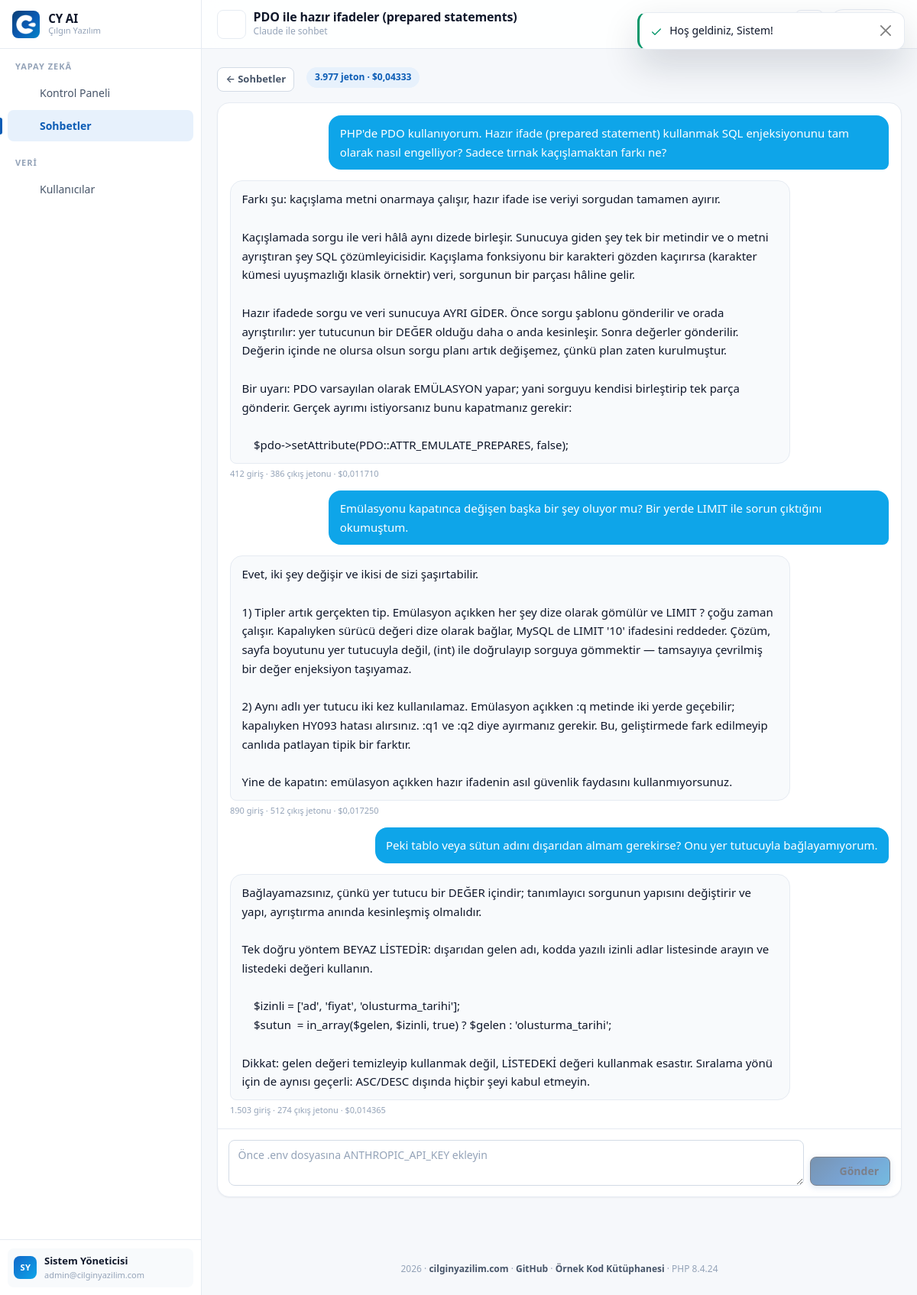
The app's page /chat/show?id=1 (signed in) with its own data.
### tables this page shows
CREATE TABLE `users` (
  `id`            INT UNSIGNED NOT NULL AUTO_INCREMENT,

  `name`          VARCHAR(150) NOT NULL,
  `surname`       VARCHAR(150) NOT NULL,

   
   
  `email`         VARCHAR(190) NOT NULL,

   
   
   
  `password`      VARCHAR(255) NOT NULL,

   
  `is_active`     TINYINT(1)   NOT NULL DEFAULT 1,

   
   
  `theme`         ENUM('light','dark') NOT NULL DEFAULT 'light',

  `last_login_at` DATETIME     NULL DEFAULT NULL,
  `created_at`    TIMESTAMP    NOT NULL DEFAULT CURRENT_TIMESTAMP,
  `updated_at`    TIMESTAMP    NULL DEFAULT NULL,

  PRIMARY KEY (`id`),

   
   
   
  UNIQUE KEY `uk_users_email` (`email`),

   
   
   
  KEY `idx_users_name`    (`name`),
  KEY `idx_users_surname` (`surname`),
  KEY `idx_users_active`  (`is_active`),
  KEY `idx_users_created` (`created_at`)
);

CREATE TABLE `ai_conversations` (
  `id`           INT UNSIGNED NOT NULL AUTO_INCREMENT,
  `user_id`      INT UNSIGNED NOT NULL,

  `title`        VARCHAR(150) NOT NULL,

   
   
  `total_tokens` INT UNSIGNED NOT NULL DEFAULT 0,

   
   
   
   
   
  `total_cost`   DECIMAL(12,8) NOT NULL DEFAULT 0,

  `created_at`   DATETIME NOT NULL,
  `updated_at`   DATETIME NOT NULL,

  PRIMARY KEY (`id`),

   
   
  KEY `idx_conv_user` (`user_id`, `updated_at`),

  CONSTRAINT `fk_conv_user` FOREIGN KEY (`user_id`)
      REFERENCES `users` (`id`) ON DELETE CASCADE
);

CREATE TABLE `ai_messages` (
  `id`              BIGINT UNSIGNED NOT NULL AUTO_INCREMENT,
  `conversation_id` INT UNSIGNED NOT NULL,

   
   
  `role`            ENUM('user','assistant') NOT NULL,

   
   
  `content`         MEDIUMTEXT NOT NULL,

   
   
  `thinking`        MEDIUMTEXT NULL DEFAULT NULL,

   
  `input_tokens`    INT UNSIGNED NOT NULL DEFAULT 0,
  `output_tokens`   INT UNSIGNED NOT NULL DEFAULT 0,
  `cost_usd`        DECIMAL(12,8) NOT NULL DEFAULT 0,

  `created_at`      DATETIME NOT NULL,

  PRIMARY KEY (`id`),

   
  KEY `idx_msg_conv` (`conversation_id`, `id`),

   
  CONSTRAINT `fk_msg_conv` FOREIGN KEY (`conversation_id`)
      REFERENCES `ai_conversations` (`id`) ON DELETE CASCADE
);

### app/Http/Controller.php (called while the page is built, shortened)
<?php
abstract class Controller
{
    public function __construct()
    {
        $this->db = Database::connection();
    }
    protected function view(string $view, array $data = [], ?string $layout = 'layouts/admin'): void
    {
        View::render($view, $data, $layout);
    }
}

### app/Http/Controllers/ChatController.php (called while the page is built, shortened)
<?php
final class ChatController extends Controller
{
    public function show(Request $request): void
    {
        $userId = (int) Auth::id();
        $id     = (int) $request->input('id');
        $repository   = $this->conversations();
        $conversation = $repository->find($userId, $id);
        $this->view('chat/show', [
            'title'        => $conversation['title'],
            'subtitle'     => 'Claude ile sohbet',
            'conversation' => $conversation,
            'messages'     => $repository->messages($id),
            'configured'   => ClaudeClient::isConfigured(),
            'scripts'      => ['chat.js'],
        ]);
    }
    private function conversations(): ConversationRepository
    {
        return new ConversationRepository($this->db);
    }
}

### app/Core/Router.php (called while the page is built, shortened)
<?php
final class Router
{
    private array $routes = [];
    private function add(string $verb, string $path, string $controller, string $method, array $middleware): self
    {
        $this->routes[$verb . ' ' . trim($path, '/')] = [$controller, $method, $middleware];
        return $this;
    }
    public static function currentPath(): string
    {
        $raw = (string) ($_GET['r'] ?? '');
        $clean = preg_replace('#[^a-zA-Z0-9/_-]#', '', $raw) ?? '';
        $clean = trim(preg_replace('#/+#', '/', $clean) ?? '', '/');
        return $clean === '' ? 'home' : $clean;
    }
    public static function basePath(): string
    {
        static $base = null;
        if ($base !== null) {
            return $base;
        }
        $dir = str_replace('\\', '/', dirname((string) ($_SERVER['SCRIPT_NAME'] ?? '/index.php')));
        return $base = ($dir === '/' || $dir === '.') ? '' : rtrim($dir, '/');
    }
    public function dispatch(Request $request): void
    {
        $path = self::currentPath();
        $verb = $request->method() === 'HEAD' ? 'GET' : $request->method();
        $key = $verb . ' ' . $path;
        [$controllerClass, $method, $middleware] = $this->routes[$key];
        $controller = new $controllerClass();
        $controller->{$method}($request);
    }
}

### index.php (called while the page is built, shortened)
<?php
require CY_BASE . '/app/Core/Autoloader.php';
require CY_BASE . '/app/Support/helpers.php';
$request = new Request();
View::share([
    'appName'     => Config::get('app.name'),
    'appBrand'    => Config::get('app.brand'),
    'currentUser' => Auth::user(),
]);
$router = require CY_BASE . '/routes/web.php';
$router->dispatch($request);

### app/Core/Config.php (called while the page is built, shortened)
<?php
final class Config
{
    private static array $items = [];
    public static function load(string $file): void
    {
        $data = require $file;
        self::$items = is_array($data) ? $data : [];
    }
    public static function get(string $key, mixed $default = null): mixed
    {
        $value = self::$items;
        foreach (explode('.', $key) as $segment) {
            $value = $value[$segment];
        }
        return $value;
    }
}

### app/Core/Autoloader.php (called while the page is built, shortened)
<?php
final class Autoloader
{
    public static function register(string $prefix, string $baseDir): void
    {
        $prefix  = rtrim($prefix, '\\') . '\\';
        $baseDir = rtrim($baseDir, '/\\') . DIRECTORY_SEPARATOR;
        spl_autoload_register(static function (string $class) use ($prefix, $baseDir): void {
            $relative = substr($class, strlen($prefix));
            $file = $baseDir . str_replace('\\', DIRECTORY_SEPARATOR, $relative) . '.php';
            $real = realpath($file);
        });
    }
}

### app/Core/Database.php (called while the page is built, shortened)
<?php
final class Database
{
    private static ?PDO $connection = null;
    public static function connection(): PDO
    {
        if (self::$connection instanceof PDO) {
            return self::$connection;
        }
        $dsn = sprintf(
            'mysql:host=%s;port=%d;dbname=%s;charset=%s',
            (string) Config::get('db.host'),
            (int) Config::get('db.port', 3306),
            (string) Config::get('db.name'),
            (string) Config::get('db.charset', 'utf8mb4')
        );
        try {
            self::$connection = new PDO(
                $dsn,
                (string) Config::get('db.user'),
                (string) Config::get('db.pass'),
                [
                    PDO::ATTR_ERRMODE => PDO::ERRMODE_EXCEPTION,
                    PDO::ATTR_DEFAULT_FETCH_MODE => PDO::FETCH_ASSOC,
                    PDO::ATTR_EMULATE_PREPARES => false,
                    PDO::ATTR_PERSISTENT => false,
                ]
            );
        } catch (PDOException $e) {
            error_log('[CY] Veritabani baglanti hatasi: ' . $e->getMessage());
            throw new RuntimeException(
                Config::get('app.debug')
                    ? 'Veritabanı bağlantı hatası: ' . $e->getMessage()
                    : 'Veritabanına bağlanılamadı. Lütfen daha sonra tekrar deneyin.',
                0,
                $e
            );
        }
        return self::$connection;
    }
}

### app/Core/Auth.php (called while the page is built, shortened)
<?php
final class Auth
{
    private static ?User $cached = null;
    private static bool $resolved = false;
    public static function user(): ?User
    {
        if (self::$resolved) {
            return self::$cached;
        }
        self::$resolved = true;
        $id = Session::get(self::SESSION_KEY);
        $user = (new UserRepository(Database::connection()))->find((int) $id);
        return self::$cached = $user;
    }
    public static function id(): ?int
    {
        return self::user()?->id;
    }
}

### app/Repositories/UserRepository.php (called while the page is built, shortened)
<?php
final class UserRepository
{
    public function find(int $id): ?User
    {
        $stmt = $this->db->prepare('SELECT * FROM users WHERE id = :id LIMIT 1');
        $stmt->execute([':id' => $id]);
        $row = $stmt->fetch();
        return $row ? User::fromRow($row) : null;
    }
}

### app/Core/Session.php (called while the page is built, shortened)
<?php
final class Session
{
    public static function get(string $key, mixed $default = null): mixed
    {
        return $_SESSION[$key] ?? $default;
    }
}

### app/Core/Request.php (called while the page is built, shortened)
<?php
final class Request
{
    private array $query;
    private array $body;
    public function __construct()
    {
        $this->query = $_GET;
        $this->body  = $_POST;
    }
    public function input(string $key, string $default = ''): string
    {
        $value = $this->body[$key] ?? $this->query[$key] ?? $default;
        return is_scalar($value) ? trim((string) $value) : $default;
    }
}

### app/Repositories/ConversationRepository.php (called while the page is built, shortened)
<?php
final class ConversationRepository
{
    public function find(int $userId, int $id): ?array
    {
        $stmt = $this->db->prepare(
            'SELECT * FROM ai_conversations WHERE id = :id AND user_id = :user'
        );
        $stmt->execute([':id' => $id, ':user' => $userId]);
        $row = $stmt->fetch();
        return $row === false ? null : $row;
    }
    public function messages(int $conversationId): array
    {
        $stmt = $this->db->prepare(
            'SELECT * FROM ai_messages WHERE conversation_id = :id ORDER BY id ASC'
        );
        $stmt->execute([':id' => $conversationId]);
        return $stmt->fetchAll();
    }
}

### app/Models/User.php (called while the page is built, shortened)
<?php
final class User
{
    public function fullName(): string
    {
        return trim($this->name . ' ' . $this->surname);
    }
    public function initials(): string
    {
        $first = mb_substr($this->name, 0, 1, 'UTF-8');
        $last  = mb_substr($this->surname, 0, 1, 'UTF-8');
        return mb_strtoupper($first . $last, 'UTF-8');
    }
}

### views/chat/show.php (the view, shortened to what this page needs)
<div class="cy-page-head cy-page-head--compact">
    <a class="btn cy-btn cy-btn--sm cy-btn--ghost" href="<?= e(url('chat')) ?>">
        ← Sohbetler
    </a>
    <span class="cy-badge cy-badge--brand">
        <?= number_format((int) $conversation['total_tokens'], 0, ',', '.') ?> jeton ·
        $<?= number_format((float) $conversation['total_cost'], 5, ',', '.') ?>
    </span>
</div>
<div class="cy-card cy-chat" id="cy_chat"
     data-conversation="<?= (int) $conversation['id'] ?>">
    <div class="cy-chat__thread" id="chat_thread">
        <?php foreach ($messages as $message): ?>
            <div class="cy-msg cy-msg--<?= e($message['role']) ?>">
                <div class="cy-msg__bubble"><?= e(trim((string) $message['content'])) ?></div>
                <?php if ($message['role'] === 'assistant' && (int) $message['output_tokens'] > 0): ?>
                    <div class="cy-msg__meta">
                        <?= number_format((int) $message['input_tokens'], 0, ',', '.') ?> giriş ·
                        <?= number_format((int) $message['output_tokens'], 0, ',', '.') ?> çıkış jetonu ·
                        $<?= number_format((float) $message['cost_usd'], 6, ',', '.') ?>
                    </div>
                <?php endif; ?>
            </div>
        <?php endforeach; ?>
    </div>
    <form class="cy-chat__form" id="chat_form" novalidate>
        <textarea class="form-control" id="chat_input" rows="2" maxlength="8000"
                  placeholder="<?= $configured
                      ? 'Mesajınızı yazın… (Ctrl+Enter ile gönderin)'
                      : 'Önce .env dosyasına ANTHROPIC_API_KEY ekleyin' ?>"
                  <?= $configured ? '' : 'disabled' ?>></textarea>
        <button type="submit" class="btn cy-btn cy-btn--primary" id="chat_send"
                <?= $configured ? '' : 'disabled' ?>>
            <?= icon('chevron', 'cy-icon cy-icon--sm') ?>
            <span>Gönder</span>
        </button>
    </form>
</div>

### views/partials/sidebar.php (shortened to what this page needs)
<?php
$user = $currentUser ?? null;
$menu = Config::get('menu', []);
?>
<aside class="cy-sidebar" id="cy_sidebar" aria-label="Ana gezinme">
    <a class="cy-sidebar__brand" href="<?= e(url('dashboard')) ?>">
        <span class="cy-sidebar__logo">
            <img src="<?= e(asset('images/logo.png')) ?>" alt="">
        </span>
        <span class="cy-sidebar__title">
            <strong><?= e($appName ?? '') ?></strong>
            <span><?= e($appBrand ?? 'Çılgın Yazılım') ?></span>
        </span>
    </a>
    <nav class="cy-sidebar__nav">
        <?php foreach ($menu as $group): ?>
            <div class="cy-nav-group">
                <span class="cy-nav-group__label"><?= e($group['label']) ?></span>
                <?php foreach ($group['items'] as $item): ?>
                    <a class="cy-nav-link<?= is_route($item['route']) ? ' is-active' : '' ?>"
                       href="<?= e(url($item['route'])) ?>"
                       data-title="<?= e($item['label']) ?>"
                       <?= is_route($item['route']) ? 'aria-current="page"' : '' ?>>
                        <?= icon($item['icon']) ?>
                        <span class="cy-nav-link__text"><?= e($item['label']) ?></span>
                    </a>
                <?php endforeach; ?>
            </div>
        <?php endforeach; ?>
    </nav>
    <?php if ($user !== null): ?>
        <div class="cy-sidebar__footer">
            <div class="cy-side-user">
                <span class="cy-avatar cy-avatar--sm cy-avatar--initial"><?= e($user->initials()) ?></span>
                <span class="cy-side-user__info">
                    <span class="cy-side-user__name"><?= e($user->fullName()) ?></span>
                    <span class="cy-side-user__role"><?= e($user->email) ?></span>
                </span>
            </div>
        </div>
    <?php endif; ?>
</aside>

### records on screen
users: $user->initials() "SY", $user->fullName() "Sistem Yöneticisi", email "admin@cilginyazilim.com"
ai_conversations: total_tokens "3.977", total_cost "0,04333"
ai_messages: content "PHP'de PDO kullanıyorum. Hazır ifade (prepared statement) kullanmak SQL enjeksiyonunu tam olarak nasıl engelliyor? Sadece tırnak kaçışlamaktan farkı ne?"
ai_messages: content "Farkı şu: kaçışlama metni onarmaya çalışır, hazır ifade ise veriyi sorgudan tamamen ayırır. Kaçışlamada sorgu ile veri hâlâ aynı dizede birleşir. Sunucuya giden şey tek bir metindir ve o metni ayrıştıran şey SQL çözümleyicisidir. Kaçışlama fonksiyonu bir karakteri gözden kaçırırsa (karakter kümesi uyuşmazlığı klasik örnektir) veri, sorgunun bir parçası hâline gelir. Hazır ifadede sorgu ve veri sunucuya AYRI GİDER. Önce sorgu şablonu gönderilir ve orada ayrıştırılır: yer tutucunun bir DEĞER olduğu daha o anda kesinleşir. Sonra değerler gönderilir. Değerin içinde ne olursa olsun sorgu planı artık değişemez, çünkü plan zaten kurulmuştur. Bir uyarı: PDO varsayılan olarak EMÜLASYON yapar; yani…", input_tokens "412", output_tokens "386", cost_usd "0,011710"
ai_messages: content "Emülasyonu kapatınca değişen başka bir şey oluyor mu? Bir yerde LIMIT ile sorun çıktığını okumuştum."
ai_messages: content "Evet, iki şey değişir ve ikisi de sizi şaşırtabilir. 1) Tipler artık gerçekten tip. Emülasyon açıkken her şey dize olarak gömülür ve LIMIT ? çoğu zaman çalışır. Kapalıyken sürücü değeri dize olarak bağlar, MySQL de LIMIT '10' ifadesini reddeder. Çözüm, sayfa boyutunu yer tutucuyla değil, (int) ile doğrulayıp sorguya gömmektir — tamsayıya çevrilmiş bir değer enjeksiyon taşıyamaz. 2) Aynı adlı yer tutucu iki kez kullanılamaz. Emülasyon açıkken :q metinde iki yerde geçebilir; kapalıyken HY093 hatası alırsınız. :q1 ve :q2 diye ayırmanız gerekir. Bu, geliştirmede fark edilmeyip canlıda patlayan tipik bir farktır. Yine de kapatın: emülasyon açıkken hazır ifadenin asıl güvenlik faydasını…", input_tokens "890", output_tokens "512", cost_usd "0,017250"
ai_messages: content "Peki tablo veya sütun adını dışarıdan almam gerekirse? Onu yer tutucuyla bağlayamıyorum."
ai_messages: content "Bağlayamazsınız, çünkü yer tutucu bir DEĞER içindir; tanımlayıcı sorgunun yapısını değiştirir ve yapı, ayrıştırma anında kesinleşmiş olmalıdır. Tek doğru yöntem BEYAZ LİSTEDİR: dışarıdan gelen adı, kodda yazılı izinli adlar listesinde arayın ve listedeki değeri kullanın. $izinli = ['ad', 'fiyat', 'olusturma_tarihi']; $sutun = in_array($gelen, $izinli, true) ? $gelen : 'olusturma_tarihi'; Dikkat: gelen değeri temizleyip kullanmak değil, LİSTEDEKİ değeri kullanmak esastır. Sıralama yönü için de aynısı geçerli: ASC/DESC dışında hiçbir şeyi kabul etmeyin.", input_tokens "1.503", output_tokens "274", cost_usd "0,014365"

### other values on screen
$appName "CY AI"
$appBrand "Çılgın Yazılım"
$group['label'] "YAPAY ZEKÂ"
$item['label'] "Kontrol Paneli"
$item['label'] "Sohbetler"
$group['label'] "VERI"
$item['label'] "Kullanıcılar"
$pageTitle "PDO ile hazır ifadeler (prepared statements)"
$pageSubtitle "Claude ile sohbet"
PHP_VERSION "8.4.24"
